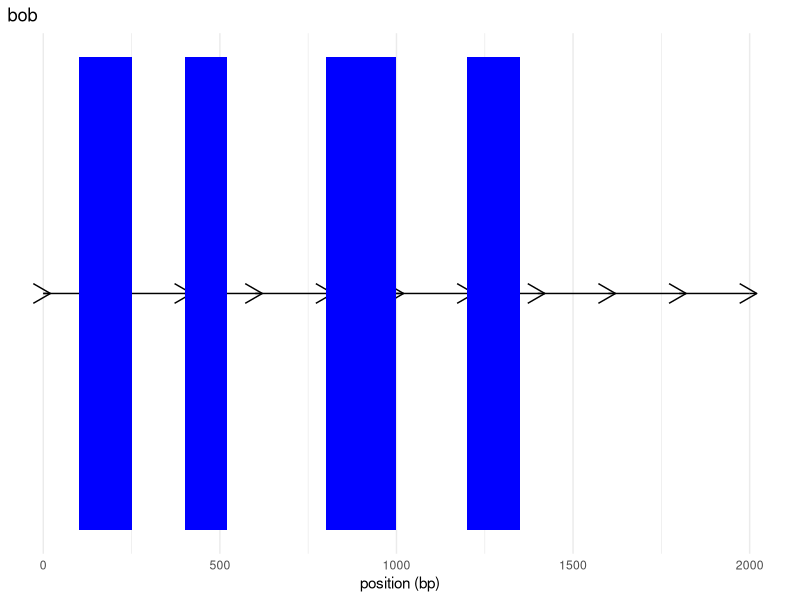

Source code (R):
library(ggplot2)

toy_exons <- data.frame(
  exon_number = 1:4,
  start = c(100, 400, 800, 1200),
  end   = c(250, 520, 1000, 1350)
)
toy_strand <- "+"

plot_transcript <- function(start, end, strand, exon_starts, exon_ends, title) {
  if (strand == "+") {
    direction <- 1
  } else {
    direction <- -1
  }
  
  arrow_spacing <- 200
  arrow_length <- 20
  arrow_starts <- seq(
    from = start,
    to = end,
    by = arrow_spacing
  )
  arrows <- data.frame(
    x = arrow_starts,
    xend = arrow_starts + (direction * arrow_length)
  )
  
  ggplot() +
    geom_segment(
      aes(x = start, xend = end, y = 1, yend = 1)
    ) +
    geom_segment(
      data = arrows,
      aes(x = x, xend = xend, y = 1, yend = 1),
      arrow = arrow(length = unit(5, "mm"))
    ) +
    geom_rect(
      aes(xmin = exon_starts, xmax = exon_ends, ymin = 0.8, ymax = 1.2),
      fill = "blue"
    ) +
    scale_y_continuous(breaks = NULL) +
    labs(x = "position (bp)",
         y = NULL,
         title = title) +
    theme_minimal()
}

plot_transcript(title = "bob", start = 0, end = 2000, strand = toy_strand, exon_starts = toy_exons$start, exon_ends = toy_exons$end)
